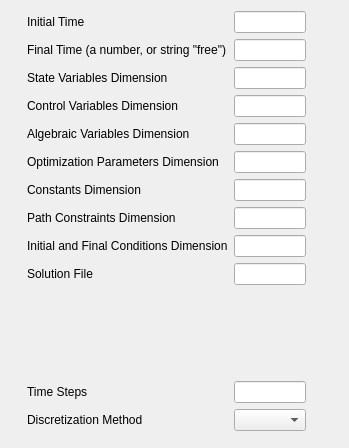
          <widget class="QWidget" name="definition_tab1">
           <property name="geometry">
            <rect>
             <x>0</x>
             <y>0</y>
             <width>349</width>
             <height>448</height>
            </rect>
           </property>
           <attribute name="label">
            <string>Parameters and Dimensions</string>
           </attribute>
           <layout class="QHBoxLayout" name="horizontalLayout">
            <item>
             <spacer name="horizontalSpacer">
              <property name="orientation">
               <enum>Qt::Horizontal</enum>
              </property>
              <property name="sizeHint" stdset="0">
               <size>
                <width>142</width>
                <height>20</height>
               </size>
              </property>
             </spacer>
            </item>
            <item>
             <layout class="QFormLayout" name="formLayout">
              <property name="fieldGrowthPolicy">
               <enum>QFormLayout::AllNonFixedFieldsGrow</enum>
              </property>
              <item row="0" column="0">
               <widget class="QLabel" name="initialTimeLabel">
                <property name="text">
                 <string>Initial Time</string>
                </property>
               </widget>
              </item>
              <item row="0" column="1">
               <widget class="QLineEdit" name="initialTimeLineEdit"/>
              </item>
              <item row="1" column="0">
               <widget class="QLabel" name="finalTimeLabel">
                <property name="text">
                 <string>Final Time (a number, or string &quot;free&quot;)</string>
                </property>
               </widget>
              </item>
              <item row="1" column="1">
               <widget class="QLineEdit" name="finalTimeLineEdit"/>
              </item>
              <item row="2" column="0">
               <widget class="QLabel" name="stateDimensionLabel">
                <property name="text">
                 <string>State Variables Dimension</string>
                </property>
               </widget>
              </item>
              <item row="2" column="1">
               <widget class="QLineEdit" name="stateDimensionLineEdit"/>
              </item>
              <item row="3" column="0">
               <widget class="QLabel" name="controlDimensionLabel">
                <property name="text">
                 <string>Control Variables Dimension</string>
                </property>
               </widget>
              </item>
              <item row="3" column="1">
               <widget class="QLineEdit" name="controlDimensionLineEdit"/>
              </item>
              <item row="4" column="0">
               <widget class="QLabel" name="algebraicVariablesDimensionLabel">
                <property name="text">
                 <string>Algebraic Variables Dimension</string>
                </property>
               </widget>
              </item>
              <item row="4" column="1">
               <widget class="QLineEdit" name="algebraicVariablesDimensionLineEdit"/>
              </item>
              <item row="5" column="0">
               <widget class="QLabel" name="optimizationVariablesDimensionLabel">
                <property name="text">
                 <string>Optimization Parameters Dimension</string>
                </property>
               </widget>
              </item>
              <item row="5" column="1">
               <widget class="QLineEdit" name="optimizationParametersDimensionLineEdit"/>
              </item>
              <item row="6" column="0">
               <widget class="QLabel" name="constantsDimensionLabel">
                <property name="text">
                 <string>Constants Dimension</string>
                </property>
               </widget>
              </item>
              <item row="6" column="1">
               <widget class="QLineEdit" name="constantsDimensionLineEdit"/>
              </item>
              <item row="7" column="0">
               <widget class="QLabel" name="pathConstraintsDimensionLabel">
                <property name="text">
                 <string>Path Constraints Dimension</string>
                </property>
               </widget>
              </item>
              <item row="7" column="1">
               <widget class="QLineEdit" name="pathConstraintsDimensionLineEdit"/>
              </item>
              <item row="8" column="0">
               <widget class="QLabel" name="initialFinalConditionsDimensionLabel">
                <property name="text">
                 <string>Initial and Final Conditions Dimension</string>
                </property>
                <property name="buddy">
                 <cstring>initialFinalConditionsDimensionLineEdit</cstring>
                </property>
               </widget>
              </item>
              <item row="8" column="1">
               <widget class="QLineEdit" name="initialFinalConditionsDimensionLineEdit"/>
              </item>
              <item row="9" column="0">
               <widget class="QLabel" name="solutionFileLabel">
                <property name="text">
                 <string>Solution File</string>
                </property>
               </widget>
              </item>
              <item row="9" column="1">
               <widget class="QLineEdit" name="solutionFileLineEdit"/>
              </item>
              <item row="12" column="0" colspan="2">
               <spacer name="verticalSpacer_2">
                <property name="orientation">
                 <enum>Qt::Vertical</enum>
                </property>
                <property name="sizeHint" stdset="0">
                 <size>
                  <width>20</width>
                  <height>40</height>
                 </size>
                </property>
               </spacer>
              </item>
              <item row="16" column="0">
               <layout class="QVBoxLayout" name="verticalLayout_10"/>
              </item>
              <item row="14" column="0">
               <widget class="QLabel" name="label">
                <property name="text">
                 <string>Time Steps</string>
                </property>
               </widget>
              </item>
              <item row="14" column="1">
               <widget class="QLineEdit" name="timesteps_edit"/>
              </item>
              <item row="15" column="0">
               <widget class="QLabel" name="label_10">
                <property name="text">
                 <string>Discretization Method</string>
                </property>
               </widget>
              </item>
              <item row="15" column="1">
               <widget class="QComboBox" name="discretizationmethod_combo"/>
              </item>
             </layout>
            </item>
            <item>
             <spacer name="horizontalSpacer_4">
              <property name="orientation">
               <enum>Qt::Horizontal</enum>
              </property>
              <property name="sizeHint" stdset="0">
               <size>
                <width>142</width>
                <height>20</height>
               </size>
              </property>
             </spacer>
            </item>
            <item>
             <spacer name="horizontalSpacer_3">
              <property name="orientation">
               <enum>Qt::Horizontal</enum>
              </property>
              <property name="sizeHint" stdset="0">
               <size>
                <width>142</width>
                <height>20</height>
               </size>
              </property>
             </spacer>
            </item>
           </layout>
          </widget>
